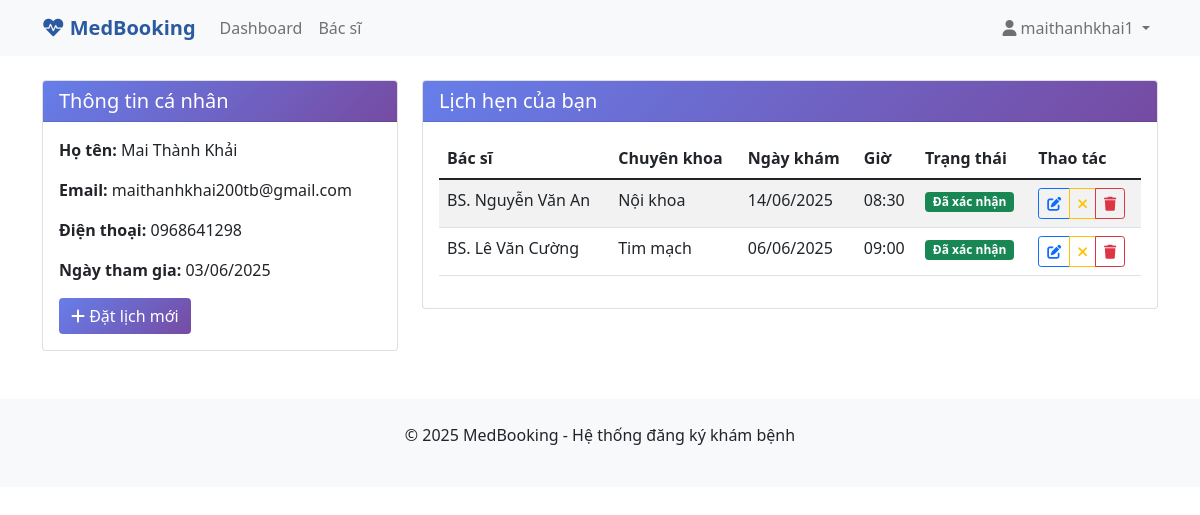
Page /user/dashboard (signed in) on the earlier database version.
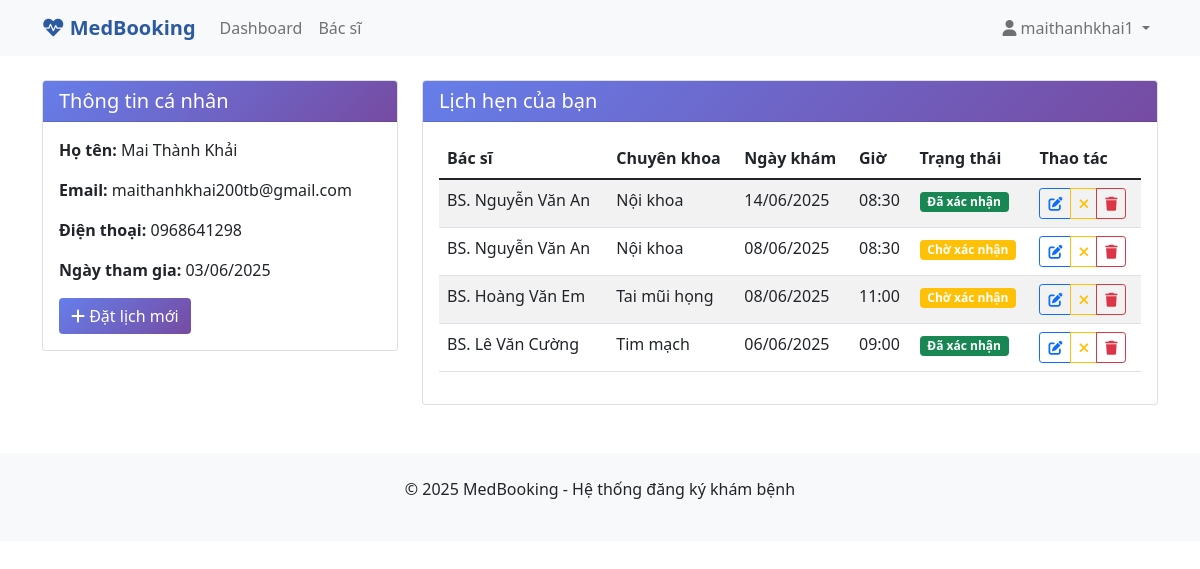
Same page on the later database version.
### app/models.py (models this page shows)
class User(db.Model):
    id = db.Column(db.Integer, primary_key=True)
    username = db.Column(db.String(80), unique=True, nullable=False)
    email = db.Column(db.String(120), unique=True, nullable=False)
    password_hash = db.Column(db.String(120), nullable=False)
    full_name = db.Column(db.String(100), nullable=False)
    phone = db.Column(db.String(20), nullable=False)
    is_admin = db.Column(db.Boolean, default=False)
    created_at = db.Column(db.DateTime, default=datetime.utcnow)
    appointments = db.relationship('Appointment', backref='patient', lazy=True)

class Appointment(db.Model):
    id = db.Column(db.Integer, primary_key=True)
    patient_id = db.Column(db.Integer, db.ForeignKey('user.id'), nullable=False)
    doctor_id = db.Column(db.Integer, db.ForeignKey('doctor.id'), nullable=False)
    appointment_date = db.Column(db.Date, nullable=False)
    appointment_time = db.Column(db.String(10), nullable=False)
    symptoms = db.Column(db.Text, nullable=False)
    status = db.Column(db.String(20), default='Pending')  # Pending, Confirmed, Cancelled
    created_at = db.Column(db.DateTime, default=datetime.utcnow)

class Doctor(db.Model):
    id = db.Column(db.Integer, primary_key=True)
    name = db.Column(db.String(100), nullable=False)
    specialty = db.Column(db.String(100), nullable=False)
    phone = db.Column(db.String(20), nullable=False)
    email = db.Column(db.String(120), nullable=False)
    experience = db.Column(db.Integer, nullable=False)  # years of experience
    appointments = db.relationship('Appointment', backref='doctor', lazy=True)

### app/user/routes.py (the view)
@user_bp.route('/dashboard')
def dashboard():
    if 'user_id' not in session:
        return redirect(url_for('auth.login'))
    user = User.query.get(session['user_id'])
    appointments = Appointment.query.filter_by(patient_id=user.id).order_by(Appointment.appointment_date.desc()).all()
    return render_template('user/dashboard.html', user=user, appointments=appointments)

### app/templates/user/dashboard.html (shortened to what this page needs)
{% extends "base.html" %}  {% block content %}
<div class="row">
  <div class="col-md-4">
    <div class="card">
      <div class="card-header">
        <h5 class="mb-0">Thông tin cá nhân</h5>
      </div>
      <div class="card-body">
        <p><strong>Họ tên:</strong> {{ user.full_name }}</p>
        <p><strong>Email:</strong> {{ user.email }}</p>
        <p><strong>Điện thoại:</strong> {{ user.phone }}</p>
        <p>
          <strong>Ngày tham gia:</strong> {{
          user.created_at.strftime('%d/%m/%Y') }}
        </p>
        <a href="{{ url_for('user.doctors') }}" class="btn btn-medical">
          <i class="fas fa-plus"></i> Đặt lịch mới
        </a>
      </div>
    </div>
  </div>
  <div class="col-md-8">
    <div class="card">
      <div class="card-header">
        <h5 class="mb-0">Lịch hẹn của bạn</h5>
      </div>
      <div class="card-body">
        {% if appointments %}
        <div class="table-responsive">
          <table class="table table-striped">
            <thead>
              <tr>
                <th>Bác sĩ</th>
                <th>Chuyên khoa</th>
                <th>Ngày khám</th>
                <th>Giờ</th>
                <th>Trạng thái</th>
                <th>Thao tác</th>
              </tr>
            </thead>
            <tbody>
              {% for appointment in appointments %}
              <tr>
                <td>{{ appointment.doctor.name }}</td>
                <td>{{ appointment.doctor.specialty }}</td>
                <td>{{ appointment.appointment_date.strftime('%d/%m/%Y') }}</td>
                <td>{{ appointment.appointment_time }}</td>
                <td>
                  {% if appointment.status == 'Pending' %}
                  <span class="badge bg-warning">Chờ xác nhận</span>
                  {% elif appointment.status == 'Confirmed' %}
                  <span class="badge bg-success">Đã xác nhận</span>
                  {% else %}
                  <span class="badge bg-danger">Đã hủy</span>
                  {% endif %}
                </td>
                <td>
                  {% if appointment.status != 'Cancelled' %}
                  <div class="btn-group btn-group-sm">
                    <a
                      href="{{ url_for('user.edit_appointment', appointment_id=appointment.id) }}"
                      class="btn btn-outline-primary btn-sm"
                    >
                      <i class="fas fa-edit"></i>
                    </a>
                    <a
                      href="{{ url_for('user.cancel_appointment', appointment_id=appointment.id) }}"
                      class="btn btn-outline-warning btn-sm"
                      onclick="return confirm('Bạn có chắc muốn hủy lịch hẹn này?')"
                    >
                      <i class="fas fa-times"></i>
                    </a>
                    <a
                      href="{{ url_for('user.delete_appointment', appointment_id=appointment.id) }}"
                      class="btn btn-outline-danger btn-sm"
                      onclick="return confirm('Bạn có chắc muốn xóa lịch hẹn này?')"
                    >
                      <i class="fas fa-trash"></i>
                    </a>
                  </div>
                  {% endif %}
                </td>
              </tr>
              {% endfor %}
            </tbody>
          </table>
        </div>
        {% endif %}
      </div>
    </div>
  </div>
</div>
{% endblock %}

### app/templates/base.html (shortened to what this page needs)
<!DOCTYPE html>
<html lang="vi">
  <head>
    <link
      href="https://cdn.jsdelivr.net/npm/bootstrap@5.1.3/dist/css/bootstrap.min.css"
      rel="stylesheet"
    />
    <link
      href="https://cdnjs.cloudflare.com/ajax/libs/font-awesome/6.0.0/css/all.min.css"
      rel="stylesheet"
    />
  </head>
  <body>
    <nav class="navbar navbar-expand-lg navbar-light bg-light">
      <div class="container">
        <a class="navbar-brand" href="{{ url_for('main.index') }}">
          <i class="fas fa-heartbeat"></i> MedBooking
        </a>
        <div class="collapse navbar-collapse" id="navbarNav">
          <ul class="navbar-nav me-auto">
            {% if session.user_id %}
            <li class="nav-item">
              <a class="nav-link" href="{{ url_for('user.dashboard') }}"
                >Dashboard</a
              >
            </li>
            <li class="nav-item">
              <a class="nav-link" href="{{ url_for('user.doctors') }}"
                >Bác sĩ</a
              >
            </li>
            {% endif %}
          </ul>
          <ul class="navbar-nav">
            {% if session.user_id %}
            <li class="nav-item dropdown">
              <a
                class="nav-link dropdown-toggle"
                href="#"
                id="navbarDropdown"
                role="button"
                data-bs-toggle="dropdown"
              >
                <i class="fas fa-user"></i> {{ session.username }}
              </a>
            </li>
            {% endif %}
          </ul>
        </div>
      </div>
    </nav>
    <main class="container mt-4">
       {% block content %}{% endblock %}
    </main>
    <footer class="bg-light mt-5 py-4">
      <div class="container text-center">
        <p>&copy; 2025 MedBooking - Hệ thống đăng ký khám bệnh</p>
      </div>
    </footer>
  </body>
</html>

### app/templates/base.html (style rules this page uses)
.navbar-brand { font-weight: bold; color: #2c5aa0 !important; }
.card-header { background: linear-gradient(135deg, #667eea 0%, #764ba2 100%); color: white; }
.btn-medical { background: linear-gradient(135deg, #667eea 0%, #764ba2 100%); border: none; color: white; }

Differences in the rows shown:
added Appointment: doctor.name "BS. Nguyễn Văn An", doctor.specialty "Nội khoa", appointment_date "08/06/2025", appointment_time "08:30", status "Chờ xác nhận"
added Appointment: doctor.name "BS. Hoàng Văn Em", doctor.specialty "Tai mũi họng", appointment_date "08/06/2025", appointment_time "11:00", status "Chờ xác nhận"
